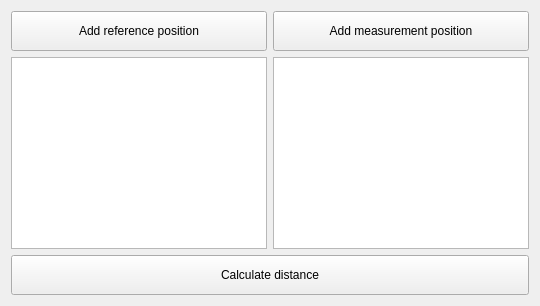
<?xml version="1.0" encoding="UTF-8"?>
<ui version="4.0">
 <class>QmitkDistanceCalculationBetweenPointsWidget</class>
 <widget class="QWidget" name="QmitkDistanceCalculationBetweenPointsWidget">
   <layout class="QGridLayout" name="gridLayout">
     <item row="0" column="0">
       <widget class="QPushButton" name="m_AddReferencePositionBtn">
         <property name="enabled">
           <bool>true</bool>
         </property>
         <property name="minimumSize">
           <size>
             <width>0</width>
             <height>40</height>
           </size>
         </property>
         <property name="text">
           <string>Add reference position</string>
         </property>
       </widget>
     </item>
     <item row="0" column="1">
       <widget class="QPushButton" name="m_AddMeasurementPositionBtn">
         <property name="enabled">
           <bool>true</bool>
         </property>
         <property name="minimumSize">
           <size>
             <width>0</width>
             <height>40</height>
           </size>
         </property>
         <property name="text">
           <string>Add measurement position</string>
         </property>
       </widget>
     </item>
     <item row="1" column="0" colspan="2">
       <layout class="QHBoxLayout" name="verticalLayout">
         <item>
           <widget class="QmitkPointListWidget" name="m_ReferencePosition">
             <property name="enabled">
               <bool>true</bool>
             </property>
             <property name="visible">
               <bool>true</bool>
             </property>
           </widget>
         </item>
         <item>
           <widget class="QmitkPointListWidget" name="m_MeasurementPosition">
             <property name="sizePolicy">
               <sizepolicy hsizetype="Expanding" vsizetype="Expanding">
                 <horstretch>0</horstretch>
                 <verstretch>0</verstretch>
               </sizepolicy>
             </property>
           </widget>
         </item>
       </layout>
     </item>
     <item row="2" column="0" colspan="2">
       <widget class="QPushButton" name="m_PerformDistanceCalculationBtn">
         <property name="sizePolicy">
           <sizepolicy hsizetype="Expanding" vsizetype="Fixed">
             <horstretch>0</horstretch>
             <verstretch>0</verstretch>
           </sizepolicy>
         </property>
         <property name="minimumSize">
           <size>
             <width>0</width>
             <height>40</height>
           </size>
         </property>
         <property name="text">
           <string>Calculate distance</string>
         </property>
       </widget>
     </item>
   </layout>
 </widget>
 <customwidgets>
  <customwidget>
   <class>QmitkPointListWidget</class>
   <extends>QListWidget</extends>
   <header>QmitkPointListWidget.h</header>
  </customwidget>
 </customwidgets>
 <resources/>
 <connections/>
</ui>
